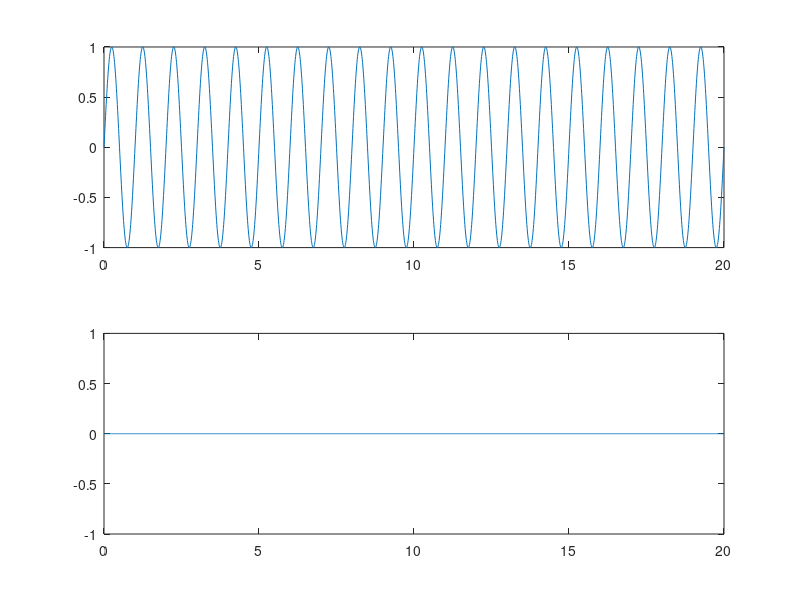

Here is the MATLAB script that generated this plot:
%real and imaginary
clc
clear all;
f=1
t=0:0.01:20
x=sin(2*pi*f*t)
subplot(2,1,1)
plot(t,real(x))

subplot(2,1,2)
plot(t,imag(x))